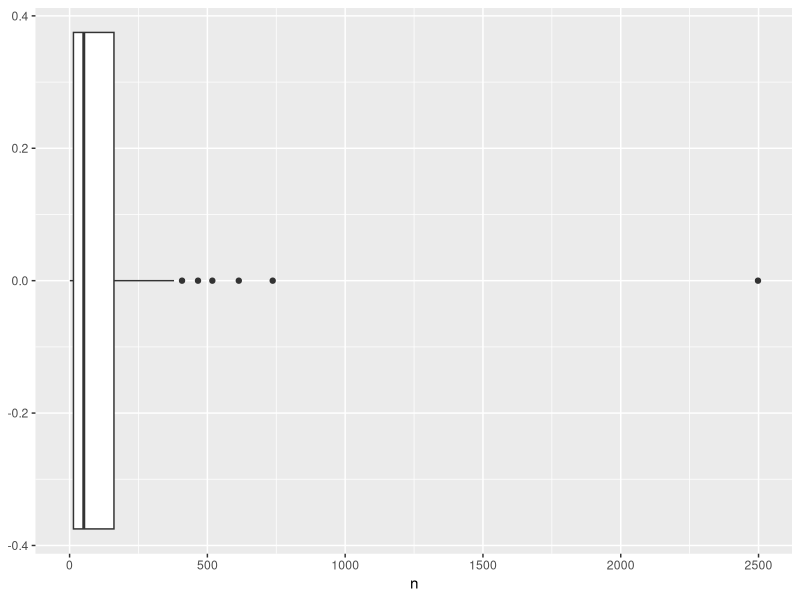

The R source for this figure:
## ---- chunk 1
library(tidyverse)

path <- ("C:/Users/User/Documents/Boston University/2022/Fall/Data Sci in R/ma4615-fa22-final-project-treehuggers/dataset")
setwd(path)

CAcountytract <- read_csv("CA_countytract.csv") %>% 
  rename("remaining" = "TYPE; FULLCODE; STATE; COUNTY; TRACT; SHEETS") %>% 
  separate(col="remaining", into = c("TYPE", "remains1"), (5)) %>% 
  separate(col="remains1", into = c("semi1", "remains11"), sep=(1)) %>% 
  separate(col="remains11", into = c("FULLCODE", "remains2"), sep = (11)) %>% 
  separate(col="remains2", into = c("semi2", "remains22"), sep=(1)) %>% 
  separate(col="remains22", into = c("STATE", "remains3"), sep = (2)) %>% 
  separate(col="remains3", into = c("semi3", "remains33"), sep=(1)) %>% 
  separate(col="remains33", into = c("COUNTY", "remains4"), sep = (3)) %>% 
  separate(col="remains4", into = c("semi4", "remains44"), sep=(1)) %>% 
  separate(col="remains44", into = c("TRACT", "SHEETS"), sep = ";") %>% 
  unite(col = "COUNTY_CODE", c("STATE", "COUNTY"), sep="", remove = FALSE) %>% 
  select(-semi1, -semi2, -semi3, -semi4, -"...3", -"...4", -"...5", -"...6")
  
view(CAcountytract)

CAcountytract %>% 
  group_by(COUNTY_NAME) %>%
  count(COUNTY_NAME) %>%
  ggplot(aes(x=n)) + geom_boxplot()

## ---- chunk 2

